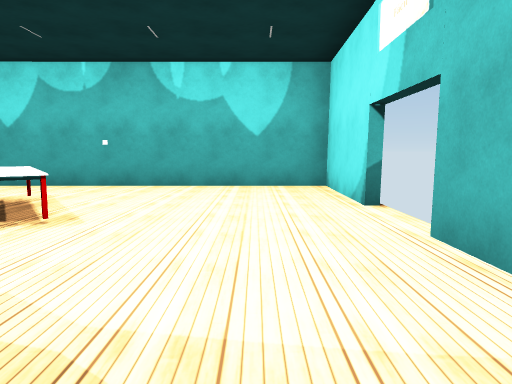
[1] (above)

17 first-person views from a walk through a 3-D level made in the Unity game engine. The camera is 1.2 m above the floor, tilts 6° down and sees 70° across. Doors are open. The floor is counted in squares, 2 m on a side. Each view is taken from the middle of a square. On the plan, view 1 faces up. The plan holds only what a view shows up to about 10 squares ahead; the rest is blank. The place goes on beyond the plan. The player character is not drawn. Some surface patterns are stand-ins.

[2]
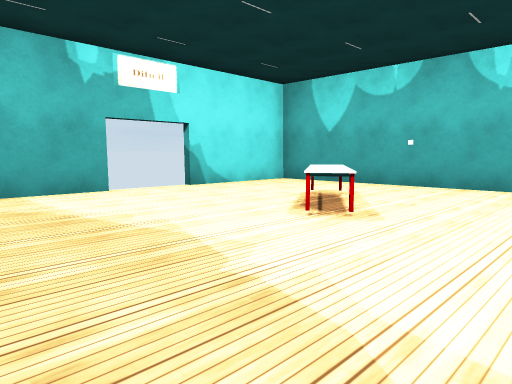

[3]
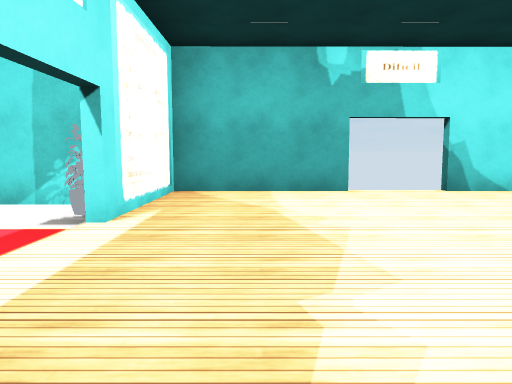

[4]
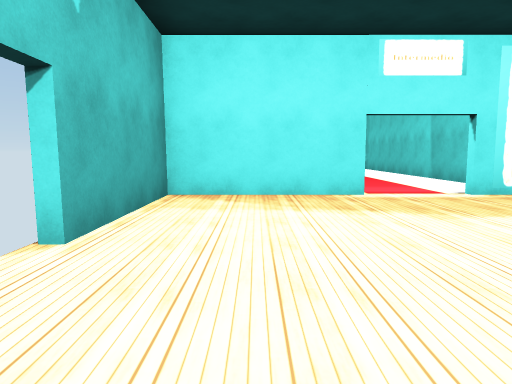

[5]
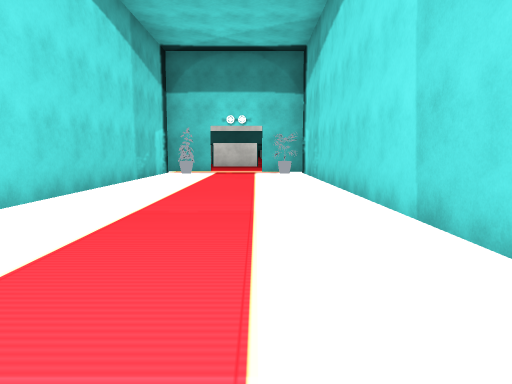

[6]
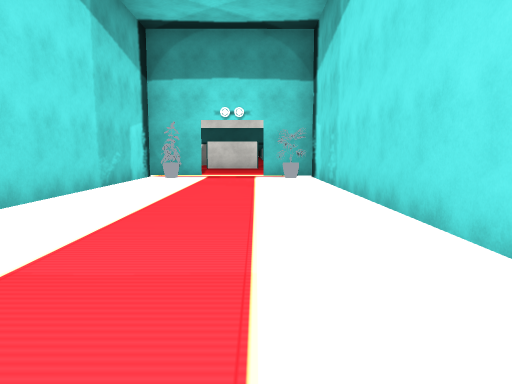

[7]
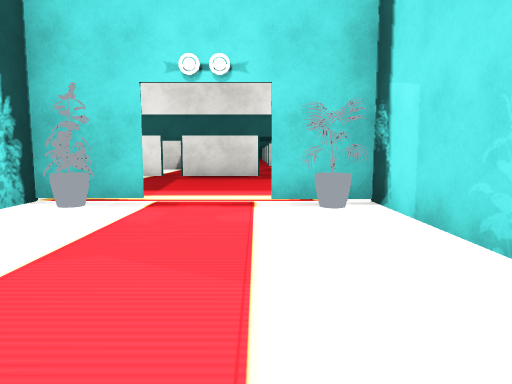

[8]
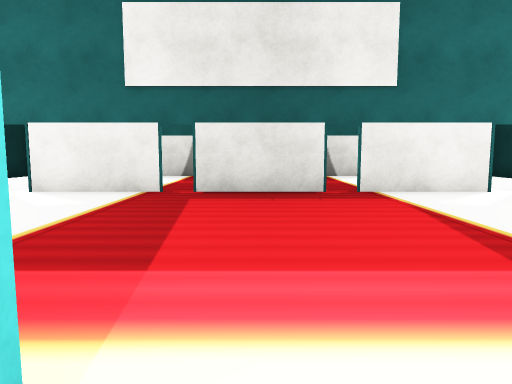

[9]
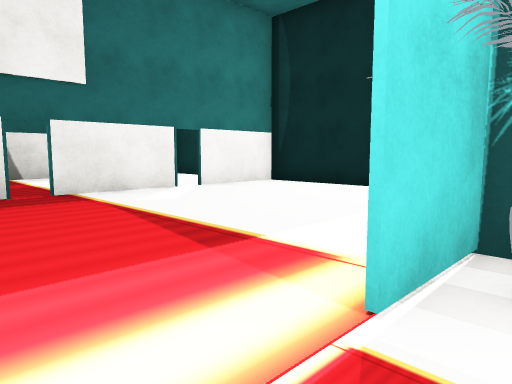

[10]
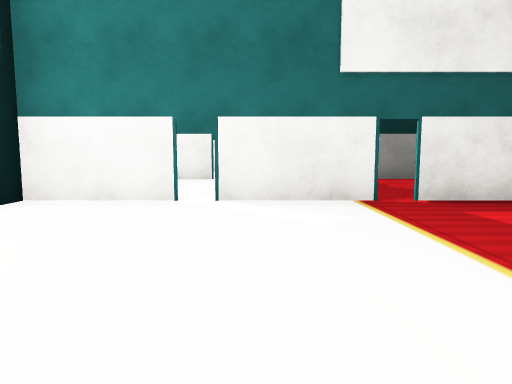

[11]
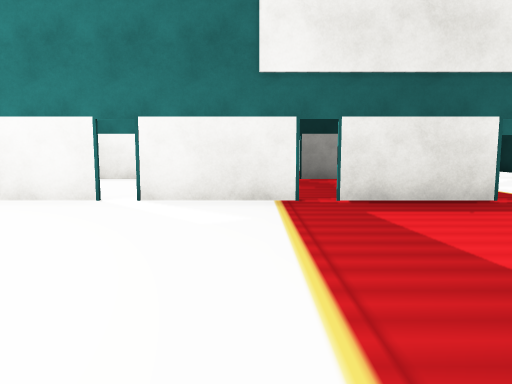

[12]
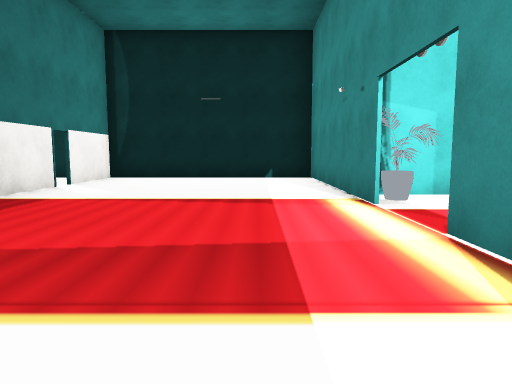

[13]
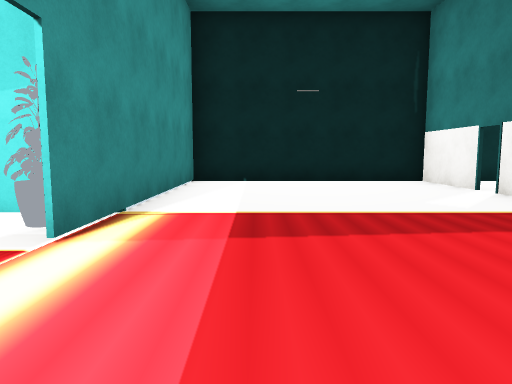

[14]
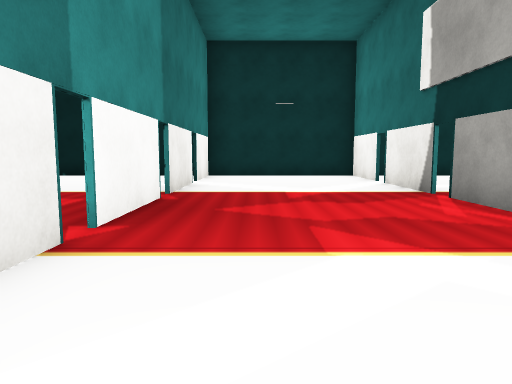

[15]
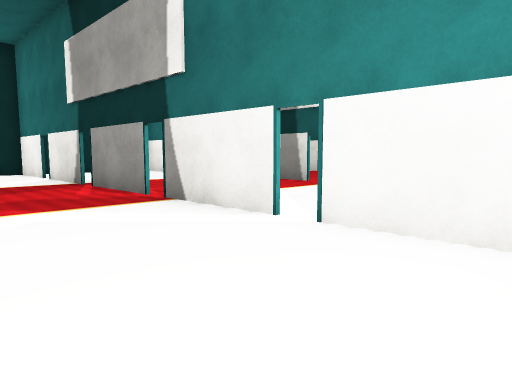

[16]
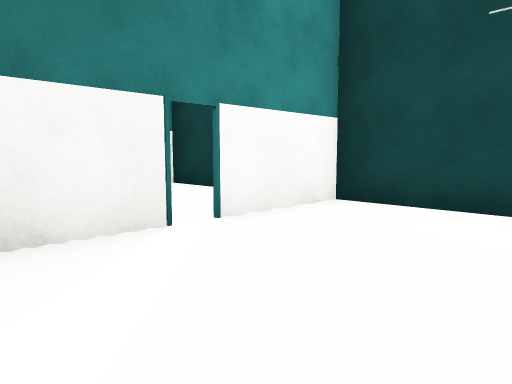

[17]
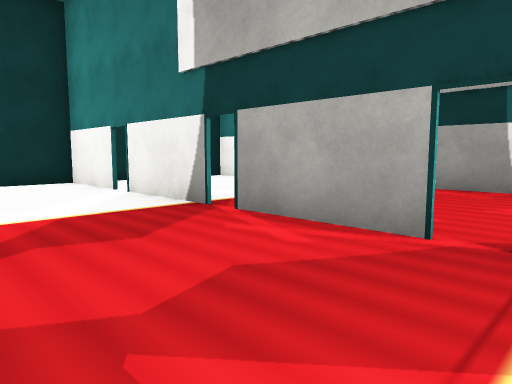

### Floor plan
Points are (right, up) in squares from view 1. A wall is a line through its corners. A room is listed if a view was taken in it or the views show most of it. See-through windows are left out.
Room 1 (views 1, 2, 3, 4)
walls: (-1.6, -0.3) (1.3, -0.3) (1.3, 2.7); (1.3, 4.2) (1.3, 6.8) (-5.9, 6.8) (-5.9, 4); (-5.9, 2.5) (-5.8, -0.3) (-3.1, -0.3)
ways out: opening at (-1, 0) to room 2; open door at (-2.5, 0) to room 2; open door at (-6, 3.5); open door at (1, 3.5)
objects: other object (-3, 3) to (-2, 5)
Room 2 (views 5, 6, 7, 8, 9)
walls: (-0.4, -12.6) (-1.6, -12.6) (-0.2, -12.6) (-0.2, -4.9); (-4.5, -1) (-4.5, -12.6) (-3.1, -12.6)
ways out: opening at (-1, 0) to room 1; open door at (-2.5, 0) to room 1; opening at (-2.5, -12.5) to room 3; open door at (-2.5, -13) to room 3
objects: other object (-4, -12); other object (-4, -1); other object (-1, -12)
Room 3 (views 10, 11, 12, 13)
walls: (-3.1, -12.6) (-8.1, -12.6) (-8.1, -18); (-3.1, -17.6) (-1, -17.6); (-0.6, -17.6) (1.6, -17.6); (-5.8, -17.6) (-3.5, -17.6); (2, -17.6) (4, -17.6); (-8.3, -17.6) (-6.1, -17.6); (4, -18) (4, -12.6) (-0.4, -12.6)
ways out: opening at (-2.5, -12.5) to room 2; open door at (-2.5, -13) to room 2; open door at (-6, -18) to room 4; open door at (-3, -18) to room 4; open door at (-1, -18) to room 4; open door at (2, -18) to room 4
Room 4 (views 14, 15, 16, 17)
walls: (-3.1, -21.6) (-1, -21.6); (-3.5, -17.7) (-4.2, -17.7); (-0.6, -21.6) (1.6, -21.6); (-1, -17.7) (-3.1, -17.7); (-5.8, -21.6) (-3.5, -21.6); (1.6, -17.7) (-0.6, -17.7); (1.9, -21.6) (4, -21.6); (-8.1, -18) (-8.1, -21.6) (-6.1, -21.6); (4, -22) (4, -18); (4, -17.7) (2, -17.7)
ways out: open door at (-6, -18) to room 3; open door at (-3, -18) to room 3; open door at (-1, -18) to room 3; open door at (2, -18) to room 3; open door at (-6, -22); open door at (-3, -22); open door at (-1, -22); open door at (2, -22)

Where each view was taken, in squares from view 1:
view 1: 0 up, 0 right, facing up
view 2: 0 up, 0 right, facing up-left
view 3: 1 up, 0 right, facing left
view 4: 5 up, 0 right, facing down
view 5: 1 down, 3 left, facing down
view 6: 3 down, 3 left, facing down
view 7: 8 down, 3 left, facing down
view 8: 12 down, 2 left, facing down
view 9: 12 down, 2 left, facing down-left
view 10: 13 down, 1 right, facing down
view 11: 13 down, 0 right, facing down
view 12: 14 down, 1 right, facing left
view 13: 14 down, 4 left, facing right
view 14: 19 down, 6 left, facing right
view 15: 19 down, 8 left, facing down-right
view 16: 19 down, 4 left, facing down-left
view 17: 19 down, 4 left, facing down-right
